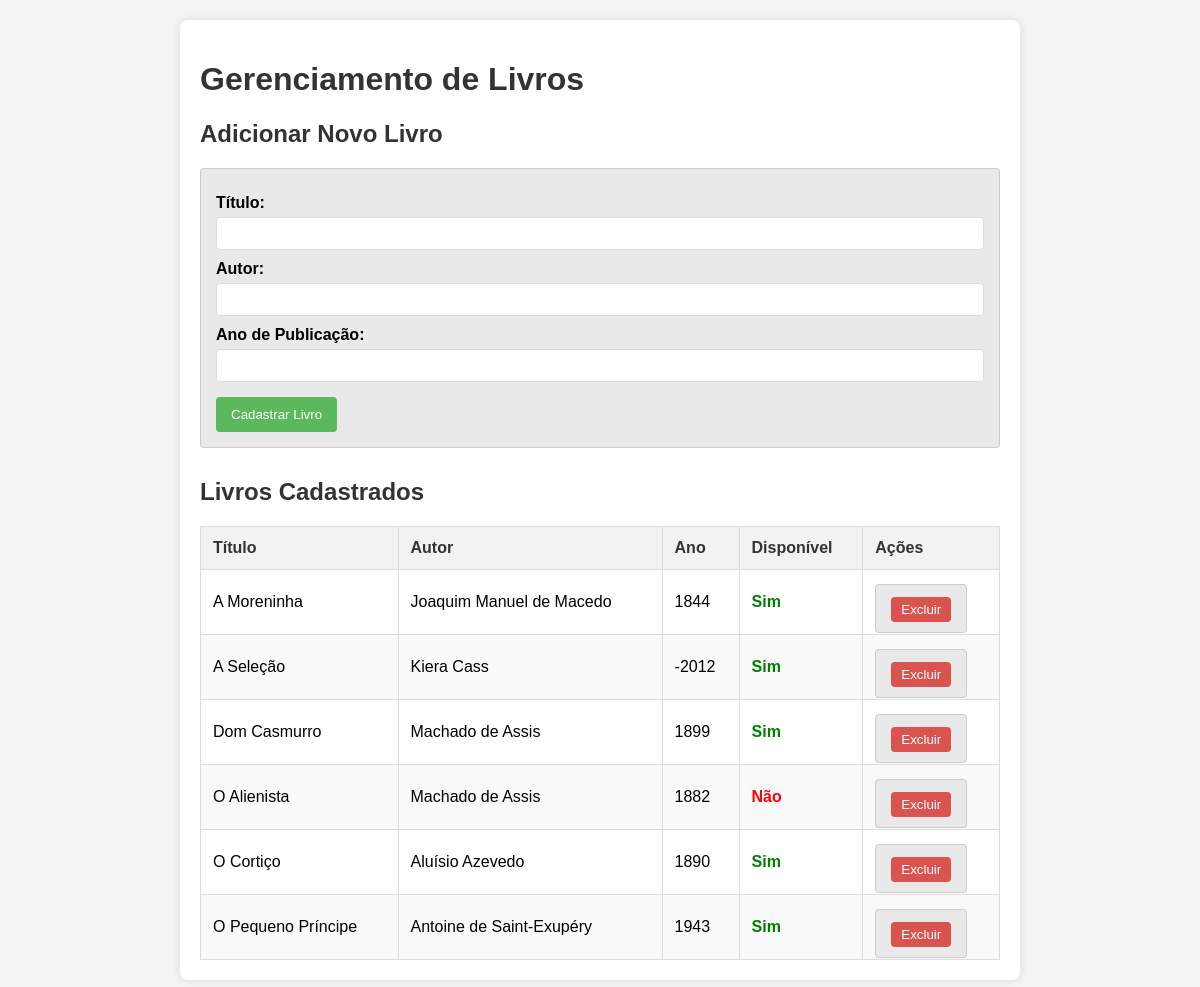
The page / on the database its author committed.
### tables this page shows
CREATE TABLE livros (
    id INTEGER PRIMARY KEY AUTOINCREMENT,
    titulo TEXT NOT NULL,
    autor TEXT NOT NULL,
    ano_publicacao INTEGER,
    disponivel INTEGER NOT NULL DEFAULT 1
);

### src/scripts/app_flask.py (the view, shortened to what this page needs)
@app.route('/', methods=['GET', 'POST'])
def index():
    db = get_db()
    cursor = db.cursor()
    cursor.execute("SELECT id, titulo, autor, ano_publicacao, disponivel FROM livros ORDER BY titulo")
    livros = cursor.fetchall()
    return render_template('index.html', livros=livros)

### src/scripts/app_flask.py (called while the page is built)
def get_db():
    db = getattr(g, '_database', None)
    if db is None:
        db = g._database = sqlite3.connect(DATABASE)
        db.row_factory = sqlite3.Row
    return db

@app.teardown_appcontext
def close_connection(exception):
    db = getattr(g, '_database', None)
    if db is not None:
        db.close()

### templates/index.html (shortened to what this page needs)
<!DOCTYPE html>
<html lang="pt-br">
<head>
</head>
<body>
    <div class="container">
        <h1>Gerenciamento de Livros</h1>
        <h2>Adicionar Novo Livro</h2>
        <form method="POST" action="{{ url_for('index') }}">
            <label for="titulo">Título:</label>
            <input type="text" id="titulo" name="titulo" required>
            <label for="autor">Autor:</label>
            <input type="text" id="autor" name="autor" required>
            <label for="ano_publicacao">Ano de Publicação:</label>
            <input type="number" id="ano_publicacao" name="ano_publicacao" min="1000" max="2100" required>
            <button type="submit">Cadastrar Livro</button>
        </form>
        <h2>Livros Cadastrados</h2>
        {% if livros %}
            <table>
                <thead>
                    <tr>
                        <th>Título</th>
                        <th>Autor</th>
                        <th>Ano</th>
                        <th>Disponível</th>
                        <th>Ações</th>
                    </tr>
                </thead>
                <tbody>
                    {% for livro in livros %}
                    <tr>
                        <td>{{ livro.titulo }}</td>
                        <td>{{ livro.autor }}</td>
                        <td>{{ livro.ano_publicacao }}</td>
                        <td>
                            {% if livro.disponivel == 1 %}
                                <span class="disponivel">Sim</span>
                            {% else %}
                                <span class="indisponivel">Não</span>
                            {% endif %}
                        </td>
                        <td>
                            <form method="POST" action="{{ url_for('deletar_livro', livro_id=livro.id) }}" style="display:inline;">
                                <button type="submit" onclick="return confirm('Tem certeza que deseja excluir o livro: {{ livro.titulo }}?')" style="background-color: #d9534f; color: white; padding: 5px 10px; border: none; border-radius: 4px; cursor: pointer;">Excluir</button>
                            </form>
                        </td>
                    </tr>
                    {% endfor %}
                </tbody>
            </table>
        {% else %}
            <p>Nenhum livro cadastrado ainda.</p>
        {% endif %}
    </div>
</body>
</html>

### templates/index.html (style rules this page uses)
body { font-family: Arial, sans-serif; margin: 20px; background-color: #f4f4f4; }
.container { max-width: 800px; margin: auto; background: white; padding: 20px; border-radius: 8px; box-shadow: 0 0 10px rgba(0, 0, 0, 0.1); }
h1, h2 { color: #333; }
form { margin-bottom: 30px; padding: 15px; border: 1px solid #ccc; border-radius: 4px; background-color: #e9e9e9; }
form label { display: block; margin-top: 10px; font-weight: bold; }
form input[type="text"], form input[type="number"] { width: 100%; padding: 8px; margin-top: 5px; border: 1px solid #ddd; border-radius: 4px; box-sizing: border-box; }
form button { background-color: #5cb85c; color: white; padding: 10px 15px; border: none; border-radius: 4px; cursor: pointer; margin-top: 15px; }
table { width: 100%; border-collapse: collapse; margin-top: 20px; }
th, td { border: 1px solid #ddd; padding: 12px; text-align: left; }
th { background-color: #f2f2f2; color: #333; }
tr:nth-child(even) { background-color: #f9f9f9; }
.disponivel { color: green; font-weight: bold; }
.indisponivel { color: red; font-weight: bold; }

### rows shown on the page
livros: titulo "A Moreninha", autor "Joaquim Manuel de Macedo", ano_publicacao "1844", disponivel "Sim"
livros: titulo "A Seleção", autor "Kiera Cass", ano_publicacao "-2012", disponivel "Sim"
livros: titulo "Dom Casmurro", autor "Machado de Assis", ano_publicacao "1899", disponivel "Sim"
livros: titulo "O Alienista", autor "Machado de Assis", ano_publicacao "1882", disponivel "Não"
livros: titulo "O Cortiço", autor "Aluísio Azevedo", ano_publicacao "1890", disponivel "Sim"
livros: titulo "O Pequeno Príncipe", autor "Antoine de Saint-Exupéry", ano_publicacao "1943", disponivel "Sim"
